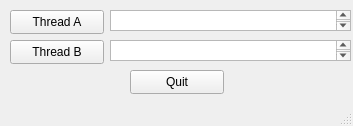
<?xml version="1.0" encoding="UTF-8"?>
<ui version="4.0">
 <class>MainWindow</class>
 <widget class="QMainWindow" name="MainWindow">
  <property name="geometry">
   <rect>
    <x>0</x>
    <y>0</y>
    <width>353</width>
    <height>126</height>
   </rect>
  </property>
  <property name="windowTitle">
   <string>Multi-threading test</string>
  </property>
  <widget class="QWidget" name="centralWidget">
   <widget class="QPushButton" name="button_a">
    <property name="geometry">
     <rect>
      <x>10</x>
      <y>10</y>
      <width>94</width>
      <height>24</height>
     </rect>
    </property>
    <property name="text">
     <string>Thread A</string>
    </property>
   </widget>
   <widget class="QPushButton" name="button_b">
    <property name="geometry">
     <rect>
      <x>10</x>
      <y>40</y>
      <width>94</width>
      <height>24</height>
     </rect>
    </property>
    <property name="text">
     <string>Thread B</string>
    </property>
   </widget>
   <widget class="QPushButton" name="quit_button">
    <property name="geometry">
     <rect>
      <x>130</x>
      <y>70</y>
      <width>94</width>
      <height>24</height>
     </rect>
    </property>
    <property name="text">
     <string>Quit</string>
    </property>
   </widget>
   <widget class="QPlainTextEdit" name="text_a">
    <property name="geometry">
     <rect>
      <x>110</x>
      <y>10</y>
      <width>241</width>
      <height>21</height>
     </rect>
    </property>
   </widget>
   <widget class="QPlainTextEdit" name="text_b">
    <property name="geometry">
     <rect>
      <x>110</x>
      <y>40</y>
      <width>241</width>
      <height>21</height>
     </rect>
    </property>
   </widget>
  </widget>
  <widget class="QStatusBar" name="statusBar"/>
 </widget>
 <layoutdefault spacing="6" margin="11"/>
 <resources/>
 <connections>
  <connection>
   <sender>quit_button</sender>
   <signal>clicked()</signal>
   <receiver>MainWindow</receiver>
   <slot>close()</slot>
   <hints>
    <hint type="sourcelabel">
     <x>176</x>
     <y>81</y>
    </hint>
    <hint type="destinationlabel">
     <x>176</x>
     <y>62</y>
    </hint>
   </hints>
  </connection>
 </connections>
</ui>
